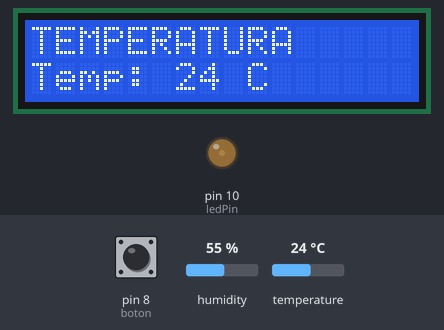
Bench run of a sketch on a simulated Arduino Uno, built with avr-gcc and run on an emulated ATmega328P. Parts: 16×2 character LCD, output pins drawn as LEDs (lit = HIGH). Dashed ring = blinking. The inputs (shaded band) are chosen by the test bench; at power-on: pin 8 (boton) LOW, humidity 55 %, temperature 24 °C. What the sketch prints to the serial monitor is not drawn.

Above: at 1.4 s.
1.5 s: pin 8 (boton) pulled HIGH for 1 s
At 3.3 s:
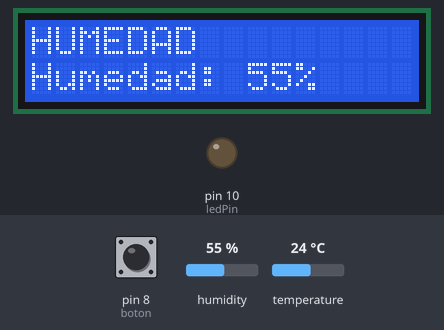
4.0 s: humidity set to 22 %
At 4.8 s:
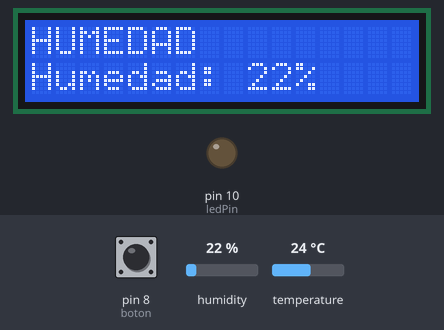
5.7 s: humidity set to 40 %
At 6.7 s:
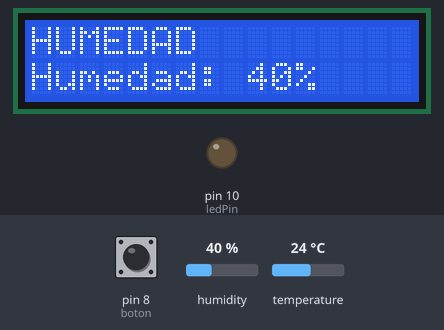
7.8 s: pin 8 (boton) pulled HIGH for 0.25 s
At 8.2 s:
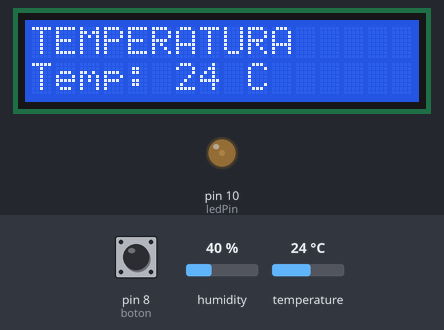
14.1 s: temperature set to 12 °C
At 15.7 s:
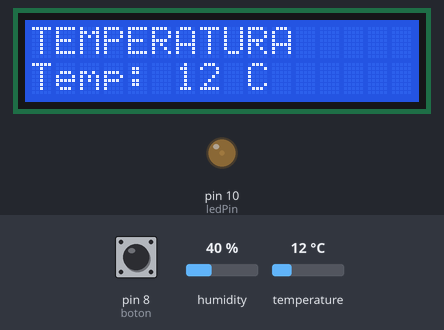
16.1 s: pin 8 (boton) pulled HIGH for 3.2 s
At 16.59 s:
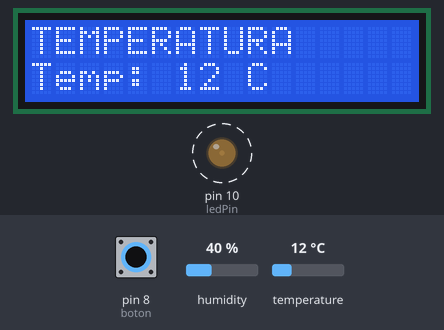
Timing chart, 0 to 20.7 s (numbered marks = the images above; inputs shaded):
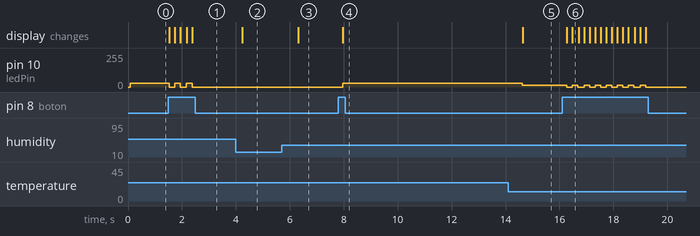

The sketch:

Examen2parcial.ino
```cpp
#include <LiquidCrystal.h>
#include <DHT.h>

// Definir pines
const int rs = 2, en = 3, d4 = 4, d5 = 5, d6 = 6, d7 = 7;
const int boton = 8; // Usar solo un botón
const int ledPin = 10; // Pin para el LED
const int sensorPin = A0;
#define DHTTYPE DHT11 // Tipo de sensor DHT11

DHT dht(sensorPin, DHTTYPE);
LiquidCrystal lcd(rs, en, d4, d5, d6, d7);

String mensajes1[] = {"TEMPERATURA", "HUMEDAD"};
int mensajeActual = 0, opcionSeleccionada = 0; // Iniciar mostrando la temperatura
bool mostrarTemperatura = true; // Variable para indicar si se muestra temperatura o humedad
int valorTemperatura = 200; // Valor máximo de temperatura

void setup() {
    Serial.begin(9600);
    lcd.begin(16, 2);
    dht.begin();
    pinMode(boton, INPUT);
    pinMode(ledPin, OUTPUT); // Configurar pin del LED como salida
    lcd.clear();
    actualizarPantalla(); // Mostrar temperatura inicial
}

void loop() {
    manejarBotones();
    actualizarPantalla();
}

void manejarBotones() {
    int estadoBoton = digitalRead(boton);

    if (estadoBoton == HIGH) {
        mensajeActual = (mensajeActual + 1) % (sizeof(mensajes1) / sizeof(String));
        mostrarTemperatura = !mostrarTemperatura; // Alternar entre temperatura y humedad
        opcionSeleccionada = mensajeActual;
    }
}

void actualizarPantalla() {
    lcd.clear();
    lcd.print(mensajes1[mensajeActual]);

    if (mostrarTemperatura) {
        float temperatura = dht.readTemperature();
        int temperaturaInt = temperatura;
        int intensidad = map(temperaturaInt, 0, valorTemperatura, 0, 255); // Mapear temperatura a rango de 0-255
        analogWrite(ledPin, intensidad); // Ajustar intensidad del LED

        lcd.setCursor(0, 1);
        lcd.print("Temp: ");
        lcd.print(temperaturaInt);
        lcd.print(" C");

        Serial.print("T,"); // Enviar indicador de temperatura
        Serial.print(temperaturaInt);

        if (temperaturaInt > valorTemperatura) {
            lcd.print(" Limite Superado");
            Serial.print(",1"); // Enviar indicador de límite superado
        } else {
            Serial.print(",0"); // Enviar indicador de límite no superado
        }

        Serial.println(); // Enviar nueva línea
    } else {
        analogWrite(ledPin, 0); // Apagar el LED para la humedad
        float humedad = dht.readHumidity();
        int humedadInt = humedad;
        lcd.setCursor(0, 1);
        lcd.print("Humedad: ");
        lcd.print(humedadInt);
        lcd.print("%");

        Serial.print("H,"); // Enviar indicador de humedad
        Serial.println(humedadInt); // Enviar valor de humedad
    }

    delay(200);
}
```

Measured:
- after the input at 1.5 s, pin 10 (ledPin): alternates 30/255 for 0.20 s and 0/255 for 0.22 s, 5 changes in all, then stays 0/255, starting at once; the display: changes at once (image 1)
- after the input at 4.0 s, the display: changes after 0.25 s (image 2)
- after the input at 5.7 s, the display: changes after 0.62 s (image 3)
- after the input at 7.8 s, pin 10 (ledPin): 0/255 → 30/255 after 0.16 s; the display: changes after 0.16 s (image 4)
- after the input at 14.1 s, pin 10 (ledPin): 30/255 → 15/255 after 0.53 s; the display: changes after 0.53 s (image 5)
- after the input at 16.1 s, pin 10 (ledPin): alternates 15/255 for 0.20 s and 0/255 for 0.21 s, 15 changes in all, then stays 0/255, starting after 0.17 s; the display: first changes after 0.17 s (image 6 shows a later state)
